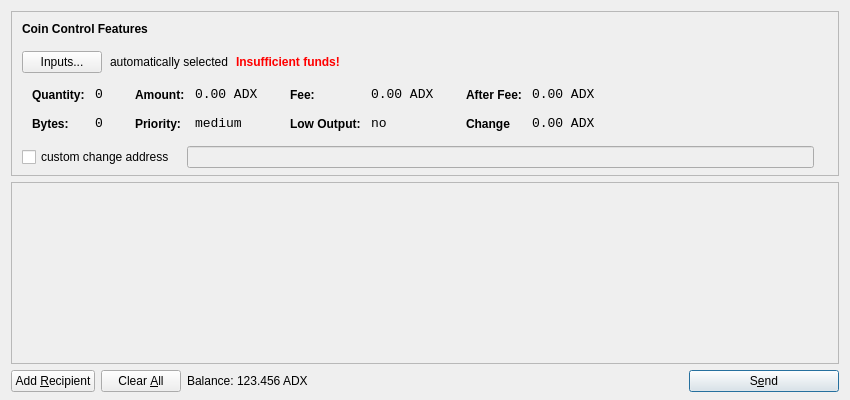
<?xml version="1.0" encoding="UTF-8"?>
<ui version="4.0">
 <class>SendCoinsDialog</class>
 <widget class="QDialog" name="SendCoinsDialog">
  <property name="geometry">
   <rect>
    <x>0</x>
    <y>0</y>
    <width>850</width>
    <height>400</height>
   </rect>
  </property>
  <property name="windowTitle">
   <string>Send Coins</string>
  </property>
  <layout class="QVBoxLayout" name="verticalLayout" stretch="0,1,0">
   <property name="bottomMargin">
    <number>8</number>
   </property>
   <item>
    <widget class="QFrame" name="frameCoinControl">
     <property name="sizePolicy">
      <sizepolicy hsizetype="Expanding" vsizetype="Expanding">
       <horstretch>0</horstretch>
       <verstretch>0</verstretch>
      </sizepolicy>
     </property>
     <property name="maximumSize">
      <size>
       <width>16777215</width>
       <height>16777215</height>
      </size>
     </property>
     <property name="frameShape">
      <enum>QFrame::StyledPanel</enum>
     </property>
     <property name="frameShadow">
      <enum>QFrame::Sunken</enum>
     </property>
     <layout class="QVBoxLayout" name="verticalLayoutCoinControl2">
      <property name="spacing">
       <number>-1</number>
      </property>
      <property name="leftMargin">
       <number>0</number>
      </property>
      <property name="topMargin">
       <number>0</number>
      </property>
      <property name="rightMargin">
       <number>0</number>
      </property>
      <property name="bottomMargin">
       <number>6</number>
      </property>
      <item>
       <layout class="QVBoxLayout" name="verticalLayoutCoinControl" stretch="0,0,0,0,1">
        <property name="spacing">
         <number>0</number>
        </property>
        <property name="leftMargin">
         <number>10</number>
        </property>
        <property name="topMargin">
         <number>10</number>
        </property>
        <item>
         <layout class="QHBoxLayout" name="horizontalLayoutCoinControl1">
          <property name="bottomMargin">
           <number>15</number>
          </property>
          <item>
           <widget class="QLabel" name="labelCoinControlFeatures">
            <property name="sizePolicy">
             <sizepolicy hsizetype="Preferred" vsizetype="Maximum">
              <horstretch>0</horstretch>
              <verstretch>0</verstretch>
             </sizepolicy>
            </property>
            <property name="font">
             <font>
              <weight>75</weight>
              <bold>true</bold>
             </font>
            </property>
            <property name="styleSheet">
             <string notr="true">font-weight:bold;</string>
            </property>
            <property name="text">
             <string>Coin Control Features</string>
            </property>
           </widget>
          </item>
         </layout>
        </item>
        <item>
         <layout class="QHBoxLayout" name="horizontalLayoutCoinControl2" stretch="0,0,0,0">
          <property name="spacing">
           <number>8</number>
          </property>
          <property name="bottomMargin">
           <number>10</number>
          </property>
          <item>
           <widget class="QPushButton" name="pushButtonCoinControl">
            <property name="styleSheet">
             <string notr="true"/>
            </property>
            <property name="text">
             <string>Inputs...</string>
            </property>
           </widget>
          </item>
          <item>
           <widget class="QLabel" name="labelCoinControlAutomaticallySelected">
            <property name="text">
             <string>automatically selected</string>
            </property>
            <property name="margin">
             <number>5</number>
            </property>
           </widget>
          </item>
          <item>
           <widget class="QLabel" name="labelCoinControlInsuffFunds">
            <property name="font">
             <font>
              <weight>75</weight>
              <bold>true</bold>
             </font>
            </property>
            <property name="styleSheet">
             <string notr="true">color:red;font-weight:bold;</string>
            </property>
            <property name="text">
             <string>Insufficient funds!</string>
            </property>
            <property name="margin">
             <number>5</number>
            </property>
           </widget>
          </item>
          <item>
           <spacer name="horizontalSpacerCoinControl">
            <property name="orientation">
             <enum>Qt::Horizontal</enum>
            </property>
            <property name="sizeHint" stdset="0">
             <size>
              <width>40</width>
              <height>1</height>
             </size>
            </property>
           </spacer>
          </item>
         </layout>
        </item>
        <item>
         <widget class="QWidget" name="widgetCoinControl" native="true">
          <property name="sizePolicy">
           <sizepolicy hsizetype="Preferred" vsizetype="Preferred">
            <horstretch>0</horstretch>
            <verstretch>0</verstretch>
           </sizepolicy>
          </property>
          <property name="minimumSize">
           <size>
            <width>0</width>
            <height>0</height>
           </size>
          </property>
          <property name="styleSheet">
           <string notr="true"/>
          </property>
          <layout class="QHBoxLayout" name="horizontalLayoutCoinControl5">
           <property name="margin">
            <number>0</number>
           </property>
           <item>
            <layout class="QHBoxLayout" name="horizontalLayoutCoinControl3" stretch="0,0,0,1">
             <property name="spacing">
              <number>20</number>
             </property>
             <property name="topMargin">
              <number>0</number>
             </property>
             <property name="bottomMargin">
              <number>10</number>
             </property>
             <item>
              <layout class="QFormLayout" name="formLayoutCoinControl1">
               <property name="horizontalSpacing">
                <number>10</number>
               </property>
               <property name="verticalSpacing">
                <number>14</number>
               </property>
               <property name="leftMargin">
                <number>10</number>
               </property>
               <property name="topMargin">
                <number>4</number>
               </property>
               <property name="rightMargin">
                <number>6</number>
               </property>
               <item row="0" column="0">
                <widget class="QLabel" name="labelCoinControlQuantityText">
                 <property name="styleSheet">
                  <string notr="true">font-weight:bold;</string>
                 </property>
                 <property name="text">
                  <string>Quantity:</string>
                 </property>
                 <property name="margin">
                  <number>0</number>
                 </property>
                </widget>
               </item>
               <item row="0" column="1">
                <widget class="QLabel" name="labelCoinControlQuantity">
                 <property name="font">
                  <font>
                   <family>Monospace</family>
                   <pointsize>10</pointsize>
                  </font>
                 </property>
                 <property name="cursor">
                  <cursorShape>IBeamCursor</cursorShape>
                 </property>
                 <property name="contextMenuPolicy">
                  <enum>Qt::ActionsContextMenu</enum>
                 </property>
                 <property name="text">
                  <string>0</string>
                 </property>
                 <property name="margin">
                  <number>0</number>
                 </property>
                 <property name="textInteractionFlags">
                  <set>Qt::LinksAccessibleByMouse|Qt::TextSelectableByKeyboard|Qt::TextSelectableByMouse</set>
                 </property>
                </widget>
               </item>
               <item row="1" column="0">
                <widget class="QLabel" name="labelCoinControlBytesText">
                 <property name="styleSheet">
                  <string notr="true">font-weight:bold;</string>
                 </property>
                 <property name="text">
                  <string>Bytes:</string>
                 </property>
                </widget>
               </item>
               <item row="1" column="1">
                <widget class="QLabel" name="labelCoinControlBytes">
                 <property name="font">
                  <font>
                   <family>Monospace</family>
                   <pointsize>10</pointsize>
                  </font>
                 </property>
                 <property name="cursor">
                  <cursorShape>IBeamCursor</cursorShape>
                 </property>
                 <property name="contextMenuPolicy">
                  <enum>Qt::ActionsContextMenu</enum>
                 </property>
                 <property name="text">
                  <string>0</string>
                 </property>
                 <property name="textInteractionFlags">
                  <set>Qt::LinksAccessibleByMouse|Qt::TextSelectableByKeyboard|Qt::TextSelectableByMouse</set>
                 </property>
                </widget>
               </item>
              </layout>
             </item>
             <item>
              <layout class="QFormLayout" name="formLayoutCoinControl2">
               <property name="horizontalSpacing">
                <number>10</number>
               </property>
               <property name="verticalSpacing">
                <number>14</number>
               </property>
               <property name="leftMargin">
                <number>6</number>
               </property>
               <property name="topMargin">
                <number>4</number>
               </property>
               <property name="rightMargin">
                <number>6</number>
               </property>
               <item row="0" column="0">
                <widget class="QLabel" name="labelCoinControlAmountText">
                 <property name="styleSheet">
                  <string notr="true">font-weight:bold;</string>
                 </property>
                 <property name="text">
                  <string>Amount:</string>
                 </property>
                 <property name="margin">
                  <number>0</number>
                 </property>
                </widget>
               </item>
               <item row="0" column="1">
                <widget class="QLabel" name="labelCoinControlAmount">
                 <property name="font">
                  <font>
                   <family>Monospace</family>
                   <pointsize>10</pointsize>
                  </font>
                 </property>
                 <property name="cursor">
                  <cursorShape>IBeamCursor</cursorShape>
                 </property>
                 <property name="contextMenuPolicy">
                  <enum>Qt::ActionsContextMenu</enum>
                 </property>
                 <property name="text">
                  <string notr="true">0.00 ADX</string>
                 </property>
                 <property name="textInteractionFlags">
                  <set>Qt::LinksAccessibleByMouse|Qt::TextSelectableByKeyboard|Qt::TextSelectableByMouse</set>
                 </property>
                </widget>
               </item>
               <item row="1" column="0">
                <widget class="QLabel" name="labelCoinControlPriorityText">
                 <property name="styleSheet">
                  <string notr="true">font-weight:bold;</string>
                 </property>
                 <property name="text">
                  <string>Priority:</string>
                 </property>
                </widget>
               </item>
               <item row="1" column="1">
                <widget class="QLabel" name="labelCoinControlPriority">
                 <property name="font">
                  <font>
                   <family>Monospace</family>
                   <pointsize>10</pointsize>
                  </font>
                 </property>
                 <property name="cursor">
                  <cursorShape>IBeamCursor</cursorShape>
                 </property>
                 <property name="contextMenuPolicy">
                  <enum>Qt::ActionsContextMenu</enum>
                 </property>
                 <property name="text">
                  <string>medium</string>
                 </property>
                 <property name="textInteractionFlags">
                  <set>Qt::LinksAccessibleByMouse|Qt::TextSelectableByKeyboard|Qt::TextSelectableByMouse</set>
                 </property>
                </widget>
               </item>
              </layout>
             </item>
             <item>
              <layout class="QFormLayout" name="formLayoutCoinControl3">
               <property name="horizontalSpacing">
                <number>10</number>
               </property>
               <property name="verticalSpacing">
                <number>14</number>
               </property>
               <property name="leftMargin">
                <number>6</number>
               </property>
               <property name="topMargin">
                <number>4</number>
               </property>
               <property name="rightMargin">
                <number>6</number>
               </property>
               <item row="0" column="0">
                <widget class="QLabel" name="labelCoinControlFeeText">
                 <property name="styleSheet">
                  <string notr="true">font-weight:bold;</string>
                 </property>
                 <property name="text">
                  <string>Fee:</string>
                 </property>
                 <property name="margin">
                  <number>0</number>
                 </property>
                </widget>
               </item>
               <item row="0" column="1">
                <widget class="QLabel" name="labelCoinControlFee">
                 <property name="font">
                  <font>
                   <family>Monospace</family>
                   <pointsize>10</pointsize>
                  </font>
                 </property>
                 <property name="cursor">
                  <cursorShape>IBeamCursor</cursorShape>
                 </property>
                 <property name="contextMenuPolicy">
                  <enum>Qt::ActionsContextMenu</enum>
                 </property>
                 <property name="text">
                  <string notr="true">0.00 ADX</string>
                 </property>
                 <property name="textInteractionFlags">
                  <set>Qt::LinksAccessibleByMouse|Qt::TextSelectableByKeyboard|Qt::TextSelectableByMouse</set>
                 </property>
                </widget>
               </item>
               <item row="1" column="0">
                <widget class="QLabel" name="labelCoinControlLowOutputText">
                 <property name="styleSheet">
                  <string notr="true">font-weight:bold;</string>
                 </property>
                 <property name="text">
                  <string>Low Output:</string>
                 </property>
                </widget>
               </item>
               <item row="1" column="1">
                <widget class="QLabel" name="labelCoinControlLowOutput">
                 <property name="font">
                  <font>
                   <family>Monospace</family>
                   <pointsize>10</pointsize>
                  </font>
                 </property>
                 <property name="cursor">
                  <cursorShape>IBeamCursor</cursorShape>
                 </property>
                 <property name="contextMenuPolicy">
                  <enum>Qt::ActionsContextMenu</enum>
                 </property>
                 <property name="text">
                  <string>no</string>
                 </property>
                 <property name="textInteractionFlags">
                  <set>Qt::LinksAccessibleByMouse|Qt::TextSelectableByKeyboard|Qt::TextSelectableByMouse</set>
                 </property>
                </widget>
               </item>
              </layout>
             </item>
             <item>
              <layout class="QFormLayout" name="formLayoutCoinControl4">
               <property name="horizontalSpacing">
                <number>10</number>
               </property>
               <property name="verticalSpacing">
                <number>14</number>
               </property>
               <property name="leftMargin">
                <number>6</number>
               </property>
               <property name="topMargin">
                <number>4</number>
               </property>
               <property name="rightMargin">
                <number>6</number>
               </property>
               <item row="0" column="0">
                <widget class="QLabel" name="labelCoinControlAfterFeeText">
                 <property name="styleSheet">
                  <string notr="true">font-weight:bold;</string>
                 </property>
                 <property name="text">
                  <string>After Fee:</string>
                 </property>
                 <property name="margin">
                  <number>0</number>
                 </property>
                </widget>
               </item>
               <item row="0" column="1">
                <widget class="QLabel" name="labelCoinControlAfterFee">
                 <property name="font">
                  <font>
                   <family>Monospace</family>
                   <pointsize>10</pointsize>
                  </font>
                 </property>
                 <property name="cursor">
                  <cursorShape>IBeamCursor</cursorShape>
                 </property>
                 <property name="contextMenuPolicy">
                  <enum>Qt::ActionsContextMenu</enum>
                 </property>
                 <property name="text">
                  <string notr="true">0.00 ADX</string>
                 </property>
                 <property name="textInteractionFlags">
                  <set>Qt::LinksAccessibleByMouse|Qt::TextSelectableByKeyboard|Qt::TextSelectableByMouse</set>
                 </property>
                </widget>
               </item>
               <item row="1" column="0">
                <widget class="QLabel" name="labelCoinControlChangeText">
                 <property name="styleSheet">
                  <string notr="true">font-weight:bold;</string>
                 </property>
                 <property name="text">
                  <string>Change</string>
                 </property>
                </widget>
               </item>
               <item row="1" column="1">
                <widget class="QLabel" name="labelCoinControlChange">
                 <property name="font">
                  <font>
                   <family>Monospace</family>
                   <pointsize>10</pointsize>
                  </font>
                 </property>
                 <property name="cursor">
                  <cursorShape>IBeamCursor</cursorShape>
                 </property>
                 <property name="contextMenuPolicy">
                  <enum>Qt::ActionsContextMenu</enum>
                 </property>
                 <property name="text">
                  <string notr="true">0.00 ADX</string>
                 </property>
                 <property name="textInteractionFlags">
                  <set>Qt::LinksAccessibleByMouse|Qt::TextSelectableByKeyboard|Qt::TextSelectableByMouse</set>
                 </property>
                </widget>
               </item>
              </layout>
             </item>
            </layout>
           </item>
          </layout>
         </widget>
        </item>
        <item>
         <layout class="QHBoxLayout" name="horizontalLayoutCoinControl4" stretch="0,0,0">
          <property name="spacing">
           <number>12</number>
          </property>
          <property name="sizeConstraint">
           <enum>QLayout::SetDefaultConstraint</enum>
          </property>
          <property name="topMargin">
           <number>5</number>
          </property>
          <property name="rightMargin">
           <number>5</number>
          </property>
          <item>
           <widget class="QCheckBox" name="checkBoxCoinControlChange">
            <property name="text">
             <string>custom change address</string>
            </property>
           </widget>
          </item>
          <item>
           <widget class="QLineEdit" name="lineEditCoinControlChange">
            <property name="enabled">
             <bool>false</bool>
            </property>
            <property name="sizePolicy">
             <sizepolicy hsizetype="Expanding" vsizetype="Fixed">
              <horstretch>0</horstretch>
              <verstretch>0</verstretch>
             </sizepolicy>
            </property>
           </widget>
          </item>
          <item>
           <widget class="QLabel" name="labelCoinControlChangeLabel">
            <property name="sizePolicy">
             <sizepolicy hsizetype="Preferred" vsizetype="Expanding">
              <horstretch>0</horstretch>
              <verstretch>0</verstretch>
             </sizepolicy>
            </property>
            <property name="minimumSize">
             <size>
              <width>0</width>
              <height>0</height>
             </size>
            </property>
            <property name="text">
             <string/>
            </property>
            <property name="margin">
             <number>3</number>
            </property>
           </widget>
          </item>
         </layout>
        </item>
        <item>
         <spacer name="verticalSpacerCoinControl">
          <property name="orientation">
           <enum>Qt::Vertical</enum>
          </property>
          <property name="sizeHint" stdset="0">
           <size>
            <width>800</width>
            <height>1</height>
           </size>
          </property>
         </spacer>
        </item>
       </layout>
      </item>
     </layout>
    </widget>
   </item>
   <item>
    <widget class="QScrollArea" name="scrollArea">
     <property name="widgetResizable">
      <bool>true</bool>
     </property>
     <widget class="QWidget" name="scrollAreaWidgetContents">
      <property name="geometry">
       <rect>
        <x>0</x>
        <y>0</y>
        <width>830</width>
        <height>165</height>
       </rect>
      </property>
      <layout class="QVBoxLayout" name="verticalLayout_2">
       <property name="margin">
        <number>0</number>
       </property>
       <item>
        <layout class="QVBoxLayout" name="entries">
         <property name="spacing">
          <number>6</number>
         </property>
        </layout>
       </item>
       <item>
        <spacer name="verticalSpacer">
         <property name="orientation">
          <enum>Qt::Vertical</enum>
         </property>
         <property name="sizeHint" stdset="0">
          <size>
           <width>20</width>
           <height>40</height>
          </size>
         </property>
        </spacer>
       </item>
      </layout>
     </widget>
    </widget>
   </item>
   <item>
    <layout class="QHBoxLayout" name="horizontalLayout">
     <item>
      <widget class="QPushButton" name="addButton">
       <property name="toolTip">
        <string>Send to multiple recipients at once</string>
       </property>
       <property name="text">
        <string>Add &amp;Recipient</string>
       </property>
       <property name="autoDefault">
        <bool>false</bool>
       </property>
      </widget>
     </item>
     <item>
      <widget class="QPushButton" name="clearButton">
       <property name="sizePolicy">
        <sizepolicy hsizetype="Minimum" vsizetype="Fixed">
         <horstretch>0</horstretch>
         <verstretch>0</verstretch>
        </sizepolicy>
       </property>
       <property name="toolTip">
        <string>Remove all transaction fields</string>
       </property>
       <property name="text">
        <string>Clear &amp;All</string>
       </property>
       <property name="autoRepeatDelay">
        <number>300</number>
       </property>
       <property name="autoDefault">
        <bool>false</bool>
       </property>
      </widget>
     </item>
     <item>
      <layout class="QHBoxLayout" name="horizontalLayout_2">
       <property name="spacing">
        <number>3</number>
       </property>
       <item>
        <widget class="QLabel" name="label">
         <property name="sizePolicy">
          <sizepolicy hsizetype="Preferred" vsizetype="Fixed">
           <horstretch>0</horstretch>
           <verstretch>0</verstretch>
          </sizepolicy>
         </property>
         <property name="text">
          <string>Balance:</string>
         </property>
        </widget>
       </item>
       <item>
        <widget class="QLabel" name="labelBalance">
         <property name="sizePolicy">
          <sizepolicy hsizetype="Preferred" vsizetype="Fixed">
           <horstretch>0</horstretch>
           <verstretch>0</verstretch>
          </sizepolicy>
         </property>
         <property name="cursor">
          <cursorShape>IBeamCursor</cursorShape>
         </property>
         <property name="text">
          <string notr="true">123.456 ADX</string>
         </property>
         <property name="textInteractionFlags">
          <set>Qt::LinksAccessibleByMouse|Qt::TextSelectableByKeyboard|Qt::TextSelectableByMouse</set>
         </property>
        </widget>
       </item>
      </layout>
     </item>
     <item>
      <spacer name="horizontalSpacer">
       <property name="orientation">
        <enum>Qt::Horizontal</enum>
       </property>
       <property name="sizeHint" stdset="0">
        <size>
         <width>40</width>
         <height>20</height>
        </size>
       </property>
      </spacer>
     </item>
     <item>
      <widget class="QPushButton" name="sendButton">
       <property name="minimumSize">
        <size>
         <width>150</width>
         <height>0</height>
        </size>
       </property>
       <property name="toolTip">
        <string>Confirm the send action</string>
       </property>
       <property name="text">
        <string>S&amp;end</string>
       </property>
       <property name="icon">
        <iconset resource="../bitcoin.qrc">
         <normaloff>:/icons/send</normaloff>:/icons/send</iconset>
       </property>
       <property name="default">
        <bool>true</bool>
       </property>
      </widget>
     </item>
    </layout>
   </item>
  </layout>
 </widget>
 <resources>
  <include location="../bitcoin.qrc"/>
 </resources>
 <connections/>
</ui>
